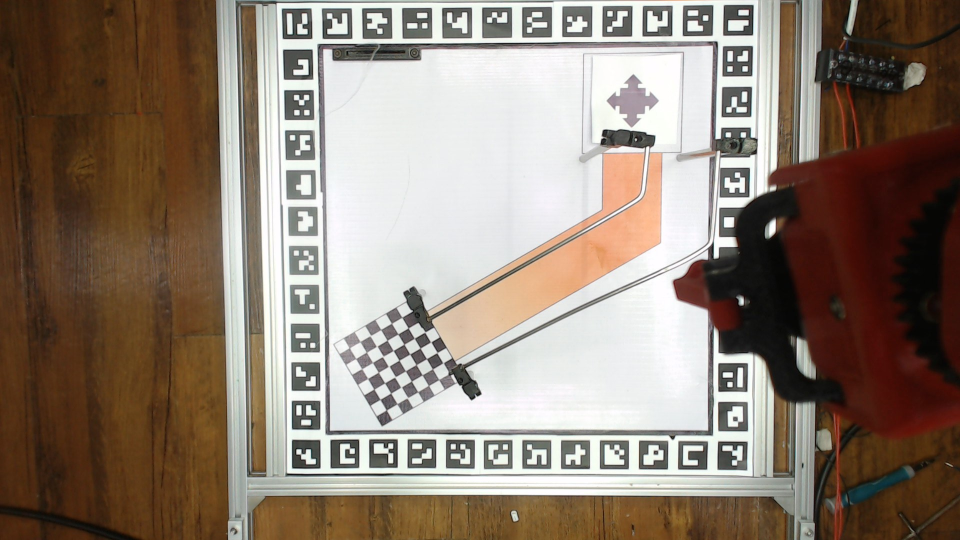
#> input picture rail_image/1.jpg, 1920 x 1080 px (shown at 1/2 size); its folder holds 4 pictures in this run
$ python main.py
#> lines starting #> are read from the running program, lines starting #| are printed output that depends on the picture
### delete_rail.py
import glob
import cv2
import numpy as np
from PIL import Image

def resize_percent(input_image ,percent):
    scale = (percent/100)
    width = int(input_image.shape[0] * scale)
    height = int(input_image.shape[1] * scale)
    dim = (height, width)
    return cv2.resize(input_image, dim, interpolation = cv2.INTER_AREA)

def read_multiple_image(path):
#> called with path = 'rail_image'
    real_path = path + '/*.jpg'
    images = [cv2.imread(file) for file in glob.glob(real_path)]
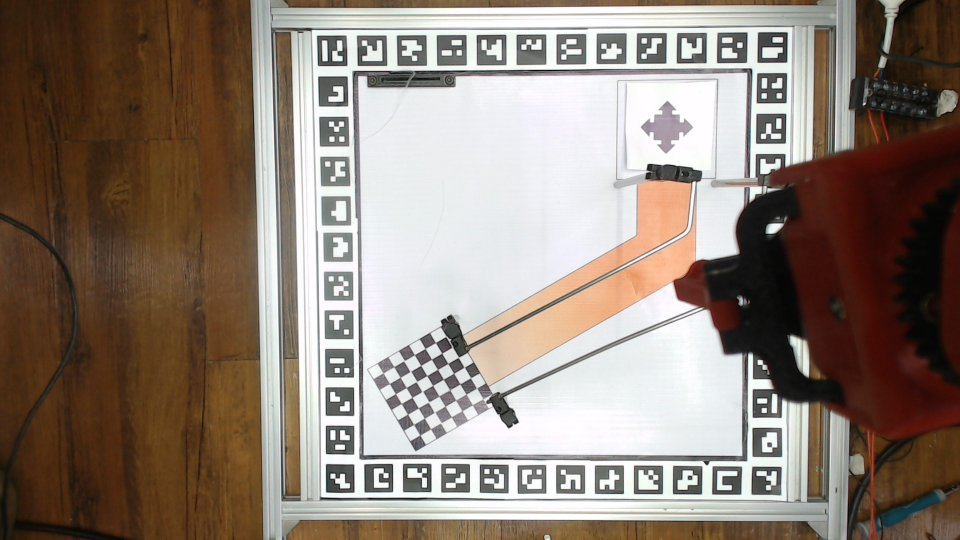
#> input picture rail_image/10.jpg, 1920 x 1080 px (shown at 1/2 size)
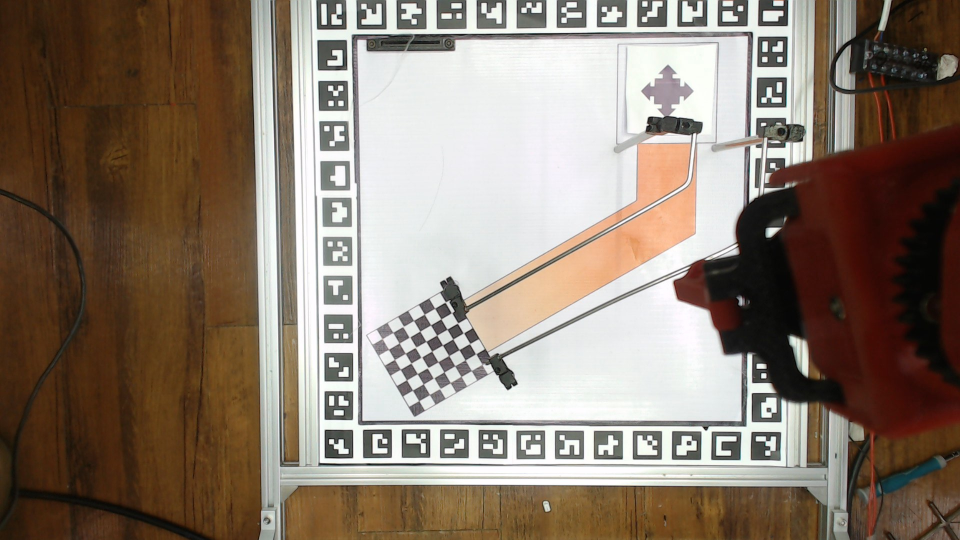
#> input picture rail_image/11.jpg, 1920 x 1080 px (shown at 1/2 size)
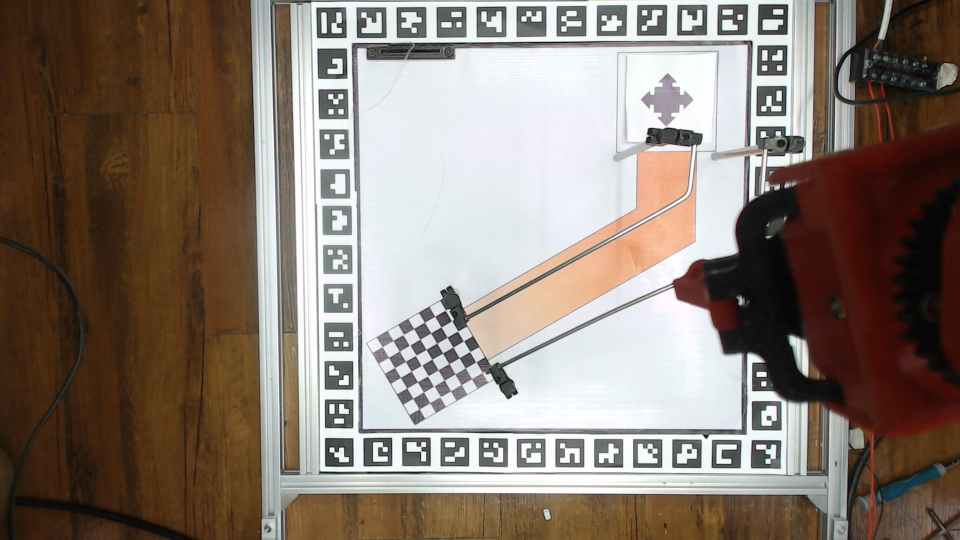
#> input picture rail_image/12.jpg, 1920 x 1080 px (shown at 1/2 size)
#> images = 4 items
    images2 = []
    for i in images:
        i = resize_percent(i, 60)
        images2.append(i)
#> this loop made 4 passes
#> pass 1, in read_multiple_image, `i = resize_percent(i, 60)`:
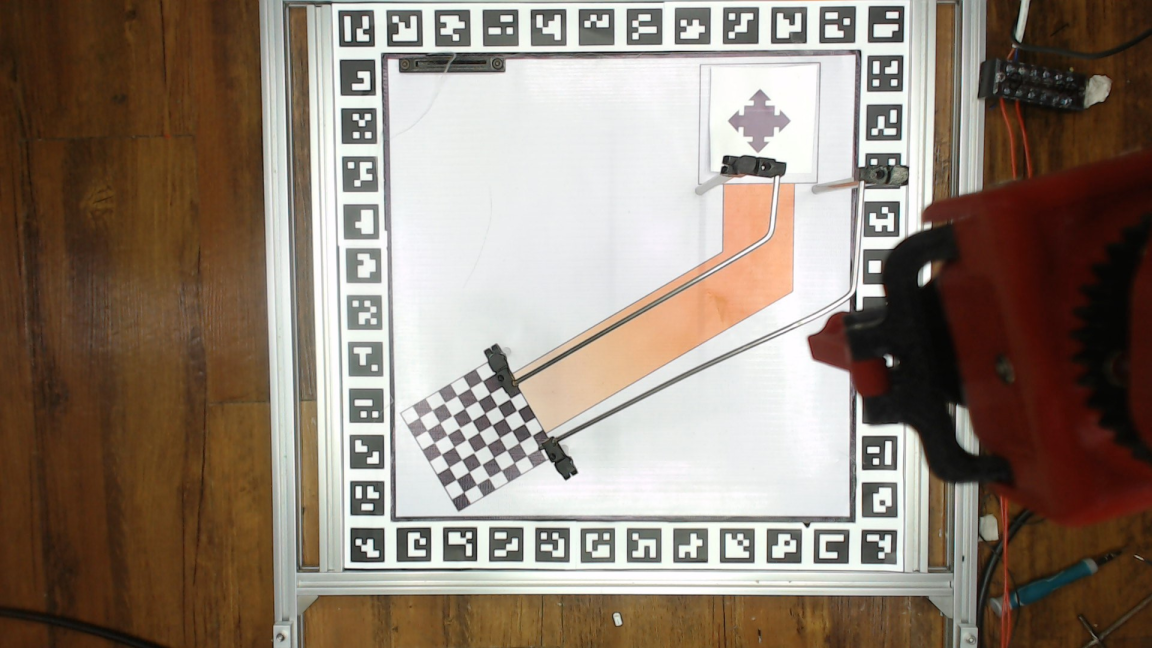
#> i: shape (648, 1152, 3); mean of channels 0, 1, 2 115.1, 128, 142.7; drawn as B, G, R
#> after the loop, images2 = 4 items
    return images2

# [7 lines of commented-out code are left out]

### all_aruco.py
import cv2
from cv2 import aruco
import matplotlib.pyplot as plt
import matplotlib as mpl

#detect ARUCO --> corners, ids of all ARUCO in an image
def detect_aruco(image):
    gray = cv2.cvtColor(image, cv2.COLOR_BGR2GRAY)
    aruco_dict = aruco.Dictionary_get(aruco.DICT_4X4_250)
    parameters =  aruco.DetectorParameters_create()
    corners, ids, rejectedImgPoints = aruco.detectMarkers(gray, aruco_dict, parameters=parameters)
    return corners, ids

#take ARUCO corner as input, Compute center of that ARUCO and return as Output
def compute_aruco_center(corner):
    c = corner[0]
    center = [int(c[:, 0].mean()), int(c[:, 1].mean())]
    return center

#compute point for perspective transfrom
def get_all_corner(corners, ids, list_of_corner_id):
    corner_point = []
    for c in range(len(corners)):
        if ids[c] in list_of_corner_id:
            center = compute_aruco_center(corners[c])
            corner_point.append(center)
    return corner_point

### perspective.py
import numpy as np
import cv2
from all_aruco import *

# def order_points(pts):
# 	# initialzie a list of coordinates that will be ordered
# 	# such that the first entry in the list is the top-left,
# 	# the second entry is the top-right, the third is the
# 	# bottom-right, and the fourth is the bottom-left
# 	rect = np.zeros((4, 2), dtype = "float32")
# 	# the top-left point will have the smallest sum, whereas
# 	# the bottom-right point will have the largest sum
# 	s = pts.sum(axis = 1)
# 	rect[0] = pts[np.argmin(s)]
# 	rect[2] = pts[np.argmax(s)]
# 	# now, compute the difference between the points, the
# 	# top-right point will have the smallest difference,
# 	# whereas the bottom-left will have the largest difference
# 	diff = np.diff(pts, axis = 1)
# 	rect[1] = pts[np.argmin(diff)]
# 	rect[3] = pts[np.argmax(diff)]
# 	# return the ordered coordinates
# 	return rect

def order_points(pts):
    if len(pts) == 4:
        top_left = pts[0]
        bottom_right = pts[1]
        top_right = pts[2]
        bottom_left = pts[3]
        for p in range(len(pts)):
            sum = pts[p][0] + pts[p][1]
            diff = pts[p][0] - pts[p][1]
            sum_tl = top_left[0] + top_left[1]
            sum_br = bottom_right[0] + bottom_right[1]
            diff_tr = top_right[0] - top_right[1]
            diff_bl = bottom_left[0] - bottom_left[1]
            if sum < sum_tl:
                top_left = pts[p]
            if sum > sum_br:
                bottom_right = pts[p]
            if diff > diff_tr:
                top_right = pts[p]
            if diff < diff_bl:
                bottom_left = pts[p]
    else:
        return None
    return [top_left, top_right, bottom_right, bottom_left]


# [32 lines left out: function four_point_transform, not called in this run]

def find_max_wh(set_of_image, list_of_corner_id):
    side_length = 0
    for img in set_of_image:
        corners, ids = detect_aruco(img)
        corner_point = get_all_corner(corners, ids, list_of_corner_id)
        if len(corner_point) == 4:
            ordered_point = order_points(corner_point)
            top_left = ordered_point[0]
            top_right = ordered_point[1]
            bottom_right = ordered_point[2]
            bottom_left = ordered_point[3]
            width1 = np.sqrt(abs((top_left[1] - top_right[1]) ** 2) + abs((top_left[0] - top_right[0]) ** 2))
            width2 = np.sqrt(abs((bottom_left[1] - bottom_right[1]) ** 2) + abs((bottom_left[0] - bottom_right[0]) ** 2))
            width = max(width1, width2)
            height1 = np.sqrt(abs((top_left[1] - bottom_left[1]) ** 2) + abs((top_left[0] - bottom_left[0]) ** 2))
            height2 = np.sqrt(abs((top_right[1] - bottom_right[1]) ** 2) + abs((top_right[0] - bottom_right[0]) ** 2))
            height = max(height1, height2)
            side_length1 = max(width, height)
            if side_length1 > side_length:
                side_length = side_length1
        else:
            None
    return int(side_length)

# [18 lines left out: function line_intersection, not called in this run]

def distance_between_point(p1, p2):
    return np.sqrt(pow(p1[0] - p2[0],2) + pow(p1[1] - p2[1], 2))

# [160 lines left out: functions find_the_farest_point, find_all_corner, find_corner, find_center_of_side, find_field_center, perspective_transform and 3 more, not called in this run]

### main.py
import cv2
from cv2 import aruco
import matplotlib.pyplot as plt
import matplotlib as mpl
import glob
import numpy as np
from numpy import asarray
from PIL import Image

from delete_rail import *
from perspective import *
from all_aruco import *

#read multiplt image for Median
images = read_multiple_image('rail_image')
#> images = 4 items
#resize image for viewing ability
for img in images:
    img = resize_percent(img, 60)
side_length = find_max_wh(images, [33, 22, 44, 11])
#> the loop in find_max_wh, `for img in set_of_image:` made 4 passes
#> (corner_point, ordered_point, width1, width, height1, height2, height) on pass 4: ([[927, 23], [397, 27], [919, 544], [406, 542]], [[397, 27], [927, 23], [919, 544], [406, 542]], 530, 530, 515.1, 521.1, 521.1)
#> (ordered_point, width1, width, height1, height2, height, side_length1) on pass 1: ([[356, 28], [885, 24], [878, 546], [367, 544]], 529, 529, 516.1, 522, 522, 529)
#> pass 1, in detect_aruco, `gray = cv2.cvtColor(image, cv2.COLOR_BGR2GRAY)`:
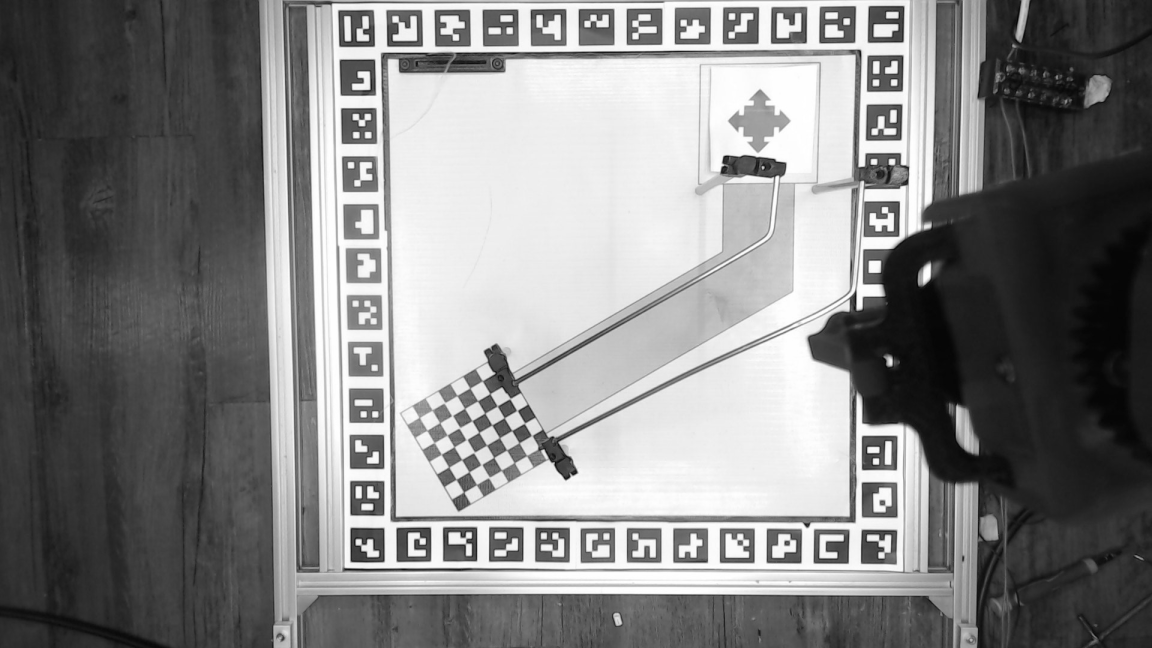
#> gray: shape (648, 1152); min 4, max 255, mean 130.9
#> pass 3, in detect_aruco (call 3), `gray = cv2.cvtColor(image, cv2.COLOR_BGR2GRAY)`:
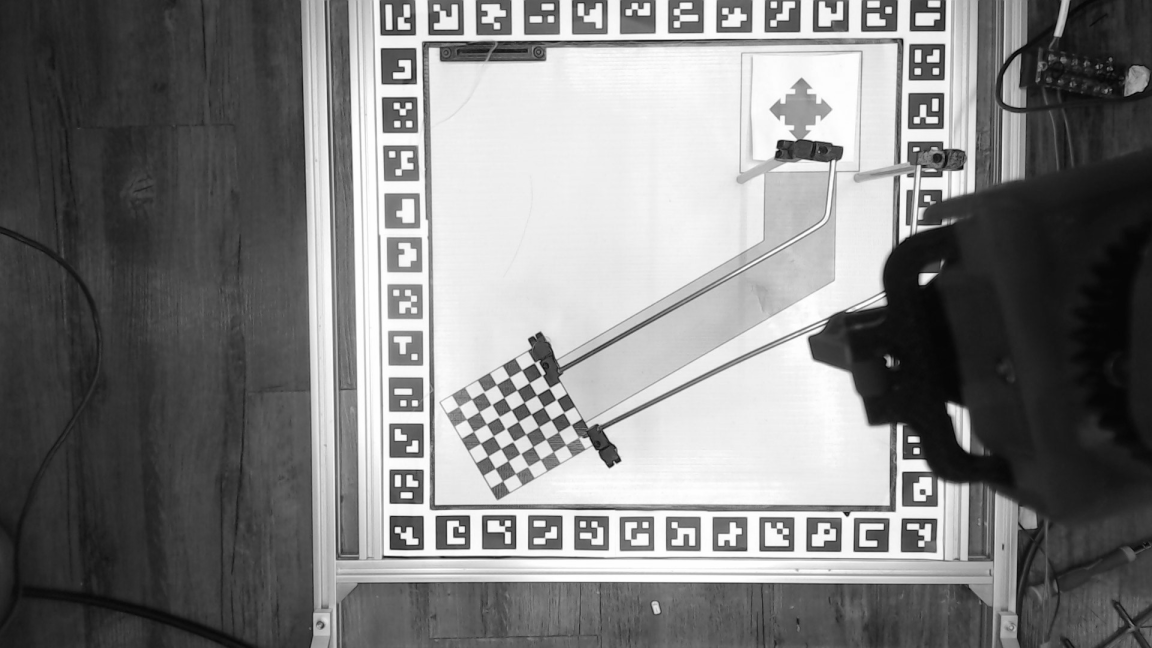
#> gray: shape (648, 1152); min 4, max 255, mean 127
#> after the loop in find_max_wh, `for img in set_of_image:`: side_length = 530
#> side_length = 530
corners, ids = detect_aruco(images[2])
#> corners = 24 items; ids = 24 values, max 44 at index 22, min 1 at index 15, mean 22.33
frame_markers = aruco.drawDetectedMarkers(images[2].copy(), corners, ids)
cv2.imshow('marker', frame_markers)
cv2.waitKey(0)
cv2.destroyAllWindows()

after_perspective_transform = []
for img in images:
    corners, ids = detect_aruco(img)
    frame_markers = aruco.drawDetectedMarkers(img.copy(), corners, ids)
    cv2.imshow('marker', frame_markers)
    corner_point = get_all_corner(corners, ids, [33, 22, 44, 11])
    ordered_point = order_points(corner_point)
    if ordered_point != None:
#> (the run stopped early here; a loop or call above may not have finished)
